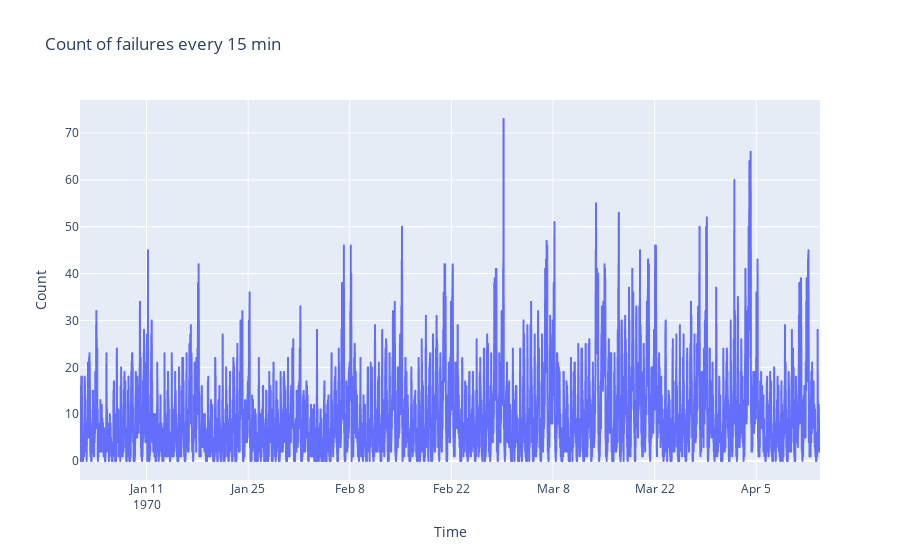

Here is the notebook cell this chart was saved with:
### Markdown cell above
# Visualization of the time series data for 15 min aggregate counts

### Code cell
#The plot below is interactive
fig = px.line(c1, x='Time', y="Count",title="Count of failures every 15 min")
fig.show()

### Figure 1 — Plotly figure (JSON) as saved in the notebook; plotly's stock layout.template omitted (floating-point values rounded to 4 significant figures; data arrays with more than 128 entries replaced by an {"elided": "..."} marker saying what was removed)
{"data": [{"hovertemplate": "Time=%{x}<br>Count=%{y}<extra></extra>", "legendgroup": "", "line": {"color": "#636efa", "dash": "solid"}, "marker": {"symbol": "circle"}, "mode": "lines", "name": "", "showlegend": false, "type": "scattergl", "x": {"elided": "9788 str values"}, "xaxis": "x", "y": {"elided": "9788 int values"}, "yaxis": "y"}], "layout": {"legend": {"tracegroupgap": 0}, "title": {"text": "Count of failures every 15 min"}, "xaxis": {"anchor": "y", "domain": [0, 1], "title": {"text": "Time"}}, "yaxis": {"anchor": "x", "domain": [0, 1], "title": {"text": "Count"}}}}
